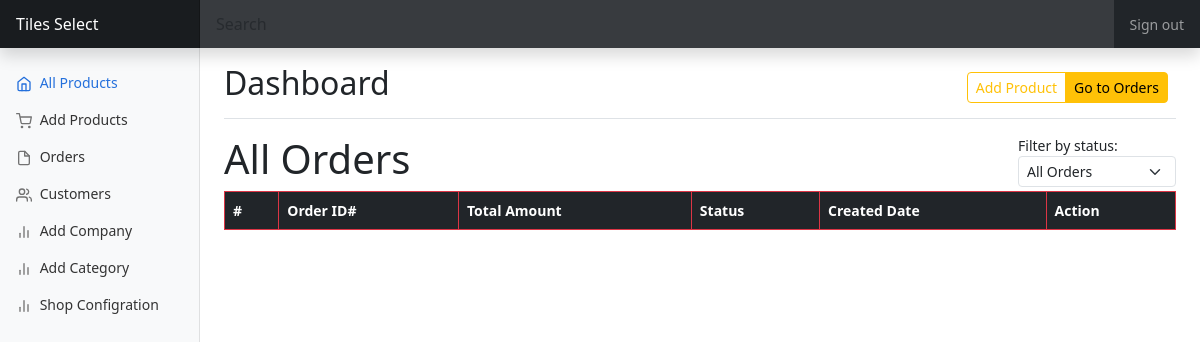
Before: /shop-dashboard/all-orders (signed in) with the older database file.
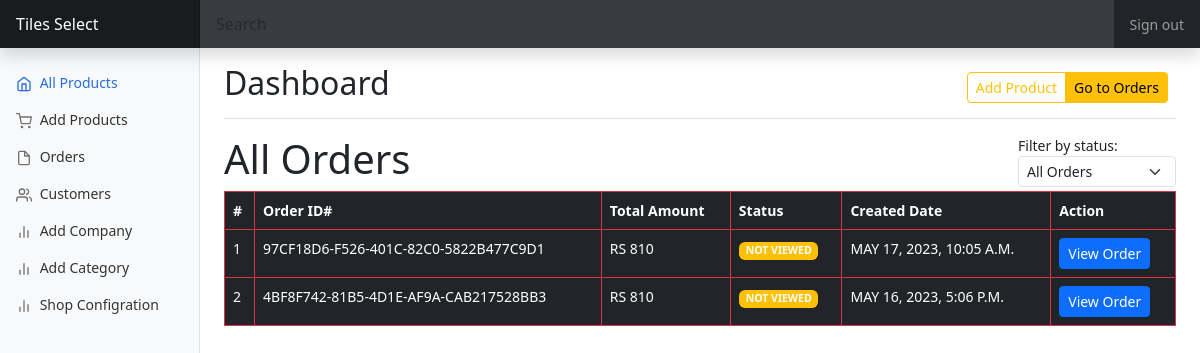
After: the same page with the newer database file.
### core/models.py (models this page shows, shortened)
class Order(models.Model):
    id = models.UUIDField(primary_key=True,default=uuid.uuid4 , unique=True)
    user = models.ForeignKey(User, on_delete=models.CASCADE)
    showroom = models.ForeignKey(Showrooms, on_delete=models.CASCADE , related_name="showrooms")
    products_list = models.CharField(max_length=250 , blank= True , null = True)
    total_amount = models.CharField(max_length=250 , blank= True , null = True)
    first_name = models.CharField( max_length=50 , blank=True , null=True)
    last_name = models.CharField( max_length=50 ,blank=True , null=True)
    street_address = models.CharField( max_length=200,blank=True , null=True)
    city = models.CharField( max_length=50,blank=True , null=True)
    phone = models.IntegerField(blank=True , null=True)
    email = models.EmailField(max_length=254,blank=True , null=True)
    order_description = models.TextField(blank=True , null=True)
    ordered = models.BooleanField(default=False)
    accepted = models.BooleanField(default=False)
    rejected = models.BooleanField(default=False)
    delivered = models.BooleanField(default=False)
    created_at = models.DateTimeField(auto_now_add=True)
    updated_at = models.DateTimeField(auto_now=True)

### order_management/views.py (the view)
# urls.py: path('shop-dashboard/all-orders', views.all_orders, name="all_orders"),
@cache_control(no_cache=True, must_revalidate=True , no_store=True)
@login_required(login_url='shop_dashboard_signin')
def all_orders(request):
    if request.user.showroom_owner == True:
        showroom = Showrooms.objects.get(id=request.user.id)
        products = Product.objects.filter(showroom = showroom)
        filter_status = request.GET.get('status', 'all')
        if filter_status == 'all':
            orders = Order.objects.all().order_by('-created_at')
        elif filter_status == 'accepted':
            orders = Order.objects.filter(accepted=True).order_by('-created_at')
        elif filter_status == 'rejected':
            orders = Order.objects.filter(rejected=True).order_by('-created_at')
        elif filter_status == 'delivered':
            orders = Order.objects.filter(delivered=True , accepted = True).order_by('-created_at')
        else:
            orders = Order.objects.none()
        context = {
            "showroom": showroom,
            "products": products,
            "orders": orders,
            'filter_status': filter_status,
        }
        return render(request , "shop/dashboard/all_orders.html" , context)
    else:
        return redirect("shop_dashboard_signin")

### templates/shop/dashboard/all_orders.html (shortened to what this page needs)
{% extends 'shop/dashboard/shop_dashboard_base.html' %}
{% block content %}
<div class="d-flex justify-content-between">
    <h1>All Orders</h1>
    <div class="filter ">
        <label >Filter by status:</label>
        <form method="GET">
        <select  id="status-filter" name="status" class="form-select form-select-sm " onchange="this.form.submit()">
            <option value="all" {% if filter_status == 'all' %}selected{% endif %}>All Orders</option>
        </select>
        </form>
    </div>
</div>
<div class="table-responsive">
    <table id="order-table" class="table table-dark table-hover table-lg table-bordered border-danger">
      <thead>
        <tr>
          <th scope="col">#</th>
          <th scope="col">Order ID#</th>
          <th scope="col">Total Amount</th>
          <th scope="col">Status</th>
          <th scope="col">Created Date</th>
          <th scope="col">Action</th>
        </tr>
      </thead>
      <tbody >
        {% for i in orders %}
        <tr>
          <td class="text-uppercase">{{forloop.counter}}</td>
          <td class="text-uppercase">{{i.id}}</td>
          <td class="text-uppercase">Rs {{i.total_amount}}</td>
          <td class="text-uppercase">{% if i.accepted == True and i.delivered == True  %} <span class="badge bg-success text-wrap">Delivered</span> {% elif i.rejected == True %}<span class="badge bg-danger text-wrap"> Rejected </span>{% elif i.accepted == True  %} <span class="badge bg-info text-wrap">Accepted </span>{% else %} <span class="badge bg-warning text-wrap">Not viewed</span> {% endif %}</td>
          <td class="text-uppercase">{{i.created_at}}</td>
          <td>
            <a href="{% url 'invoice_order' i.id %}" class="btn btn-primary btn-sm">View Order</a>
          </td>
        </tr>
        {% endfor %}
      </tbody>
    </table>
  </div>
{% endblock content %}

Changed rows visible on the page:
added Order: id "97CF18D6-F526-401C-82C0-5822B477C9D1", total_amount "810", accepted "NOT VIEWED", created_at "MAY 17, 2023, 10:05 A.M."
added Order: id "4BF8F742-81B5-4D1E-AF9A-CAB217528BB3", total_amount "810", accepted "NOT VIEWED", created_at "MAY 16, 2023, 5:06 P.M."
